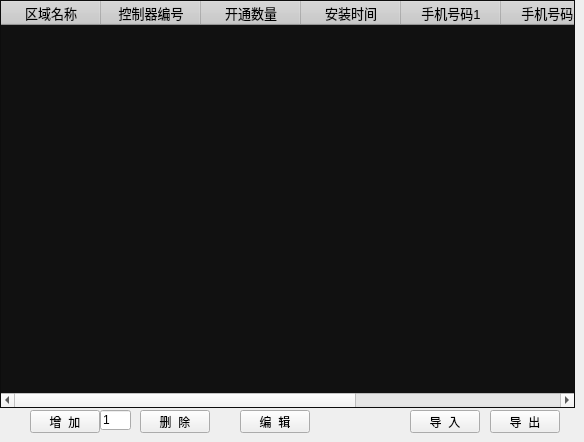
    <widget class="QWidget" name="tab_7">
     <attribute name="title">
      <string>控制器设置</string>
     </attribute>
     <widget class="QTableWidget" name="tableWidget2_1">
      <property name="geometry">
       <rect>
        <x>0</x>
        <y>0</y>
        <width>575</width>
        <height>408</height>
       </rect>
      </property>
      <property name="font">
       <font>
        <pointsize>10</pointsize>
       </font>
      </property>
      <property name="acceptDrops">
       <bool>false</bool>
      </property>
      <property name="styleSheet">
       <string notr="true">QHeaderView::section{background-color:#CCCCCC;color: black}
QTableWidget{background-color:#111111;}</string>
      </property>
      <property name="editTriggers">
       <set>QAbstractItemView::DoubleClicked</set>
      </property>
      <property name="dragEnabled">
       <bool>false</bool>
      </property>
      <property name="alternatingRowColors">
       <bool>false</bool>
      </property>
      <property name="rowCount">
       <number>0</number>
      </property>
      <property name="columnCount">
       <number>8</number>
      </property>
      <attribute name="horizontalHeaderCascadingSectionResizes">
       <bool>false</bool>
      </attribute>
      <attribute name="verticalHeaderCascadingSectionResizes">
       <bool>false</bool>
      </attribute>
      <column>
       <property name="text">
        <string>区域名称</string>
       </property>
       <property name="font">
        <font>
         <pointsize>10</pointsize>
        </font>
       </property>
      </column>
      <column>
       <property name="text">
        <string>控制器编号</string>
       </property>
       <property name="font">
        <font>
         <pointsize>10</pointsize>
        </font>
       </property>
      </column>
      <column>
       <property name="text">
        <string>开通数量</string>
       </property>
       <property name="font">
        <font>
         <pointsize>10</pointsize>
        </font>
       </property>
      </column>
      <column>
       <property name="text">
        <string>安装时间</string>
       </property>
      </column>
      <column>
       <property name="text">
        <string>手机号码1</string>
       </property>
      </column>
      <column>
       <property name="text">
        <string>手机号码2</string>
       </property>
      </column>
      <column>
       <property name="text">
        <string>手机号码3</string>
       </property>
      </column>
      <column>
       <property name="text">
        <string>手机号码4</string>
       </property>
      </column>
     </widget>
     <widget class="QPushButton" name="addButton">
      <property name="geometry">
       <rect>
        <x>30</x>
        <y>410</y>
        <width>70</width>
        <height>23</height>
       </rect>
      </property>
      <property name="focusPolicy">
       <enum>Qt::NoFocus</enum>
      </property>
      <property name="text">
       <string>增  加</string>
      </property>
     </widget>
     <widget class="QPushButton" name="delButton">
      <property name="geometry">
       <rect>
        <x>140</x>
        <y>410</y>
        <width>70</width>
        <height>23</height>
       </rect>
      </property>
      <property name="focusPolicy">
       <enum>Qt::NoFocus</enum>
      </property>
      <property name="text">
       <string>删  除</string>
      </property>
     </widget>
     <widget class="QPushButton" name="editButton">
      <property name="geometry">
       <rect>
        <x>240</x>
        <y>410</y>
        <width>70</width>
        <height>23</height>
       </rect>
      </property>
      <property name="focusPolicy">
       <enum>Qt::NoFocus</enum>
      </property>
      <property name="text">
       <string>编  辑</string>
      </property>
     </widget>
     <widget class="QLineEdit" name="lineEdit">
      <property name="geometry">
       <rect>
        <x>100</x>
        <y>410</y>
        <width>31</width>
        <height>20</height>
       </rect>
      </property>
      <property name="text">
       <string>1</string>
      </property>
     </widget>
     <widget class="QPushButton" name="exportdtctButton">
      <property name="geometry">
       <rect>
        <x>490</x>
        <y>410</y>
        <width>70</width>
        <height>23</height>
       </rect>
      </property>
      <property name="focusPolicy">
       <enum>Qt::NoFocus</enum>
      </property>
      <property name="text">
       <string>导  出</string>
      </property>
     </widget>
     <widget class="QPushButton" name="importdtctButton">
      <property name="geometry">
       <rect>
        <x>410</x>
        <y>410</y>
        <width>70</width>
        <height>23</height>
       </rect>
      </property>
      <property name="focusPolicy">
       <enum>Qt::NoFocus</enum>
      </property>
      <property name="text">
       <string>导  入</string>
      </property>
     </widget>
    </widget>
